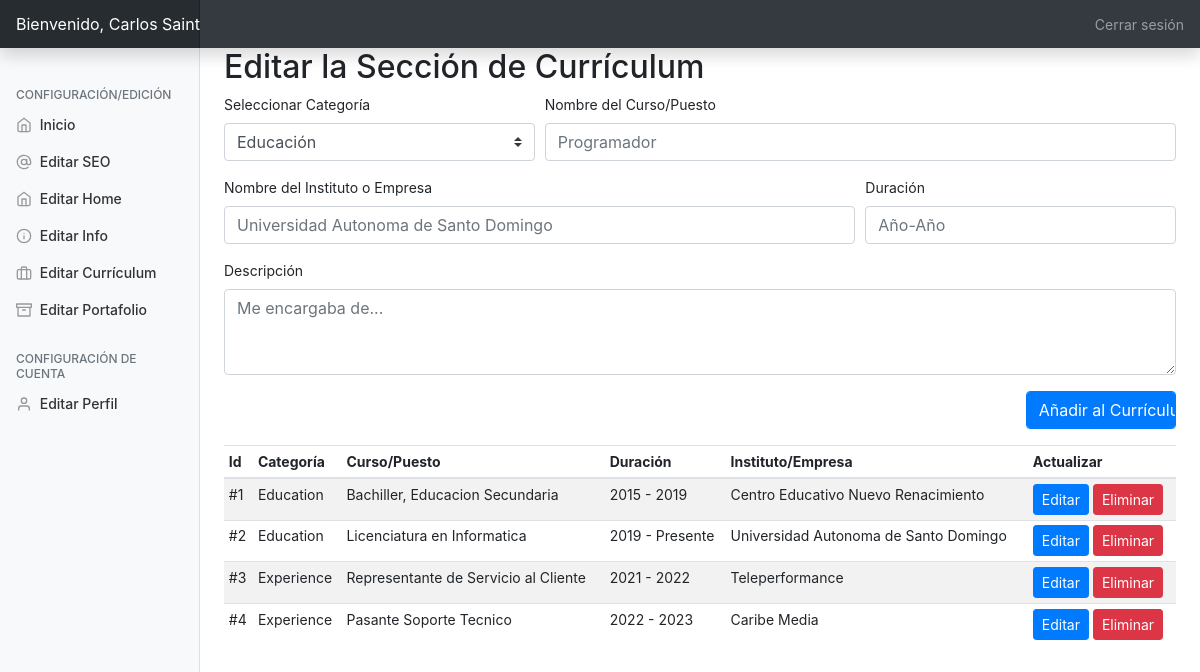
The app's page /admin/?editresume=true (signed in) with its own data.
### tables this page shows
CREATE TABLE `resume` (
  `id` int(11) NOT NULL,
  `category` varchar(250) NOT NULL,
  `title` varchar(250) NOT NULL,
  `year` varchar(250) NOT NULL,
  `ogname` varchar(250) NOT NULL,
  `workdesc` text NOT NULL
);

### admin/php/resume.php (the view, shortened to what this page needs)
<h2>Editar la Sección de Currículum</h2>
         <form action="php/uresume.php" method="post">
                 <div class="form-row">
                   <div class="form-group col-md-4">
                   <label>Seleccionar Categoría</label>
                    <select name="category" class="custom-select">
  <option value="e" selected>Educación</option>
</select></div>
                     <div class="form-group col-md-8">
    <label for="sn">Nombre del Curso/Puesto</label>
    <input type="text" name="title" class="form-control" id="website" placeholder="Programador" required>
  </div>
   <div class="form-group col-md-8">
    <label for="website">Nombre del Instituto o Empresa</label>
    <input type="text" name="ogname" class="form-control" id="website" placeholder="Universidad Autonoma de Santo Domingo" required>
  </div>
   <div class="form-group col-md-4">
    <label for="website">Duración</label>
    <input type="text" name="year" class="form-control" id="website" placeholder="Año-Año" required>
  </div>
  <div class="form-group col-md-12">
    <label for="exampleFormControlTextarea1">Descripción</label>
    <textarea class="form-control" name="workdesc" id="exampleFormControlTextarea1" rows="3" placeholder="Me encargaba de..."></textarea>
  </div>
   <div class="form-group col-md-2 ml-auto">
      <input type="submit" name="addtoresume" class="btn btn-primary form-control" value="Añadir al Currículum">
   </div>
                 </div>
             </form>
         <table id="rlist" class="table table-striped table-sm .table-responsive ">
          <thead>
            <tr>
              <th>Id</th>
              <th>Categoría</th>
              <th>Curso/Puesto</th>
              <th>Duración</th>
              <th>Instituto/Empresa</th>
              <th>Actualizar</th>
            </tr>
          </thead>
          <tbody>
         <?php
$query2="SELECT * FROM resume";
$queryrun2=mysqli_query($db,$query2);
$count=1;
while($data2=mysqli_fetch_array($queryrun2)){
    $cat = $data2['category']=='e'?$cat="Education":$cat="Experience";
    ?>
     <tr>
         <div class="modal fade" id="modal<?=$data2['id']?>" tabindex="-1" role="dialog" aria-labelledby="exampleModalLabel" aria-hidden="true">
          <td>#<?=$count?></td>
              <td><?=$cat?></td>
         <td><?=$data2['title']?></td>
         <td><?=$data2['year']?></td>
         <td><?=$data2['ogname']?></td>
         <td>
         <button type="button" class="btn btn-primary btn-sm" data-toggle="modal" data-target="#modal<?=$data2['id']?>">
  Editar
</button> <a href="php/uresume.php?del=<?=$data2['id']?>"><button type="button" class="btn btn-danger btn-sm" data-toggle="modal" data-target="#exampleModal">
  Eliminar
             </button></a></td>
            </tr>
         <?php $count++;
} ?>
             </tbody></table>

### admin/css/dashboard.css (style rules this page uses)
body { font-size: .875rem; }

### records on screen
resume: category "Education", title "Bachiller, Educacion Secundaria", year "2015 - 2019", ogname "Centro Educativo Nuevo Renacimiento"
resume: category "Education", title "Licenciatura en Informatica", year "2019 - Presente", ogname "Universidad Autonoma de Santo Domingo"
resume: category "Experience", title "Representante de Servicio al Cliente", year "2021 - 2022", ogname "Teleperformance"
resume: category "Experience", title "Pasante Soporte Tecnico", year "2022 - 2023", ogname "Caribe Media"

### other values on screen
$_SESSION['username'] "Carlos Saint"
